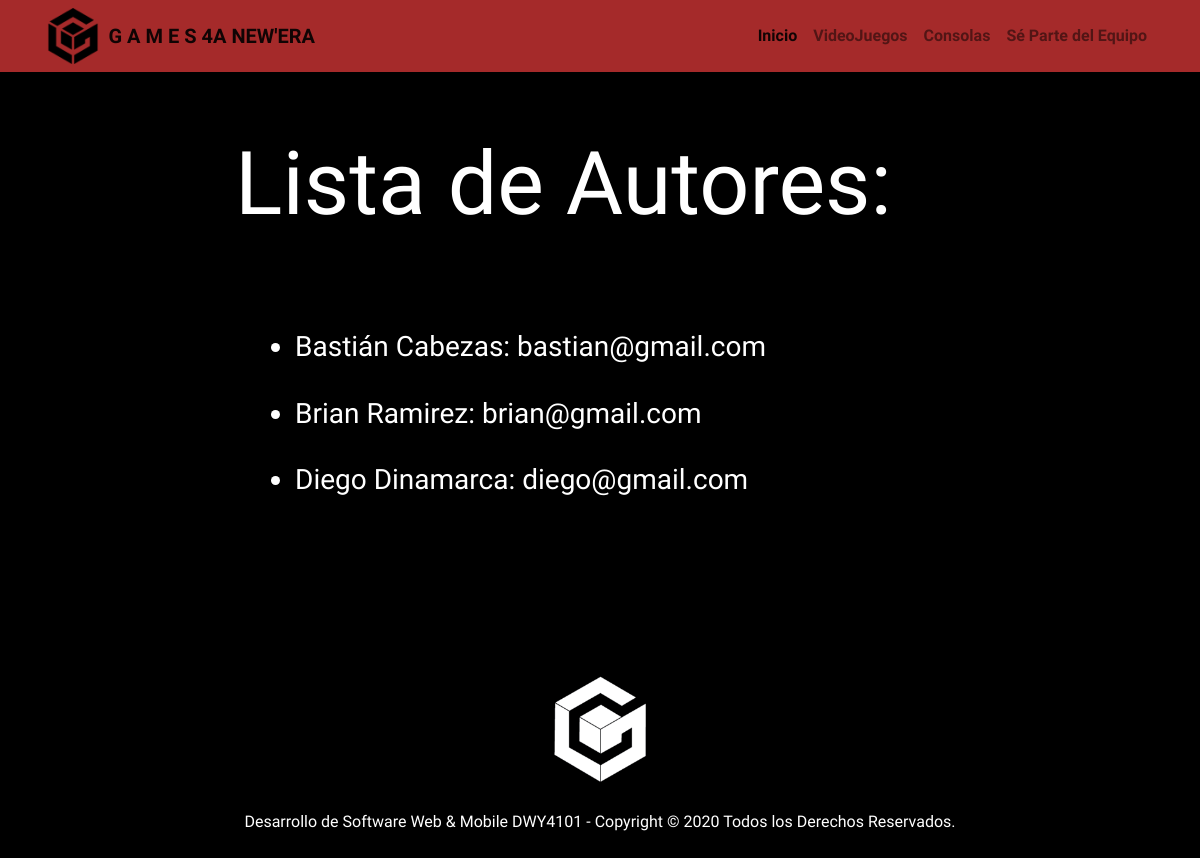
/access/autores/ (signed in), run on an earlier commit of the app's database.
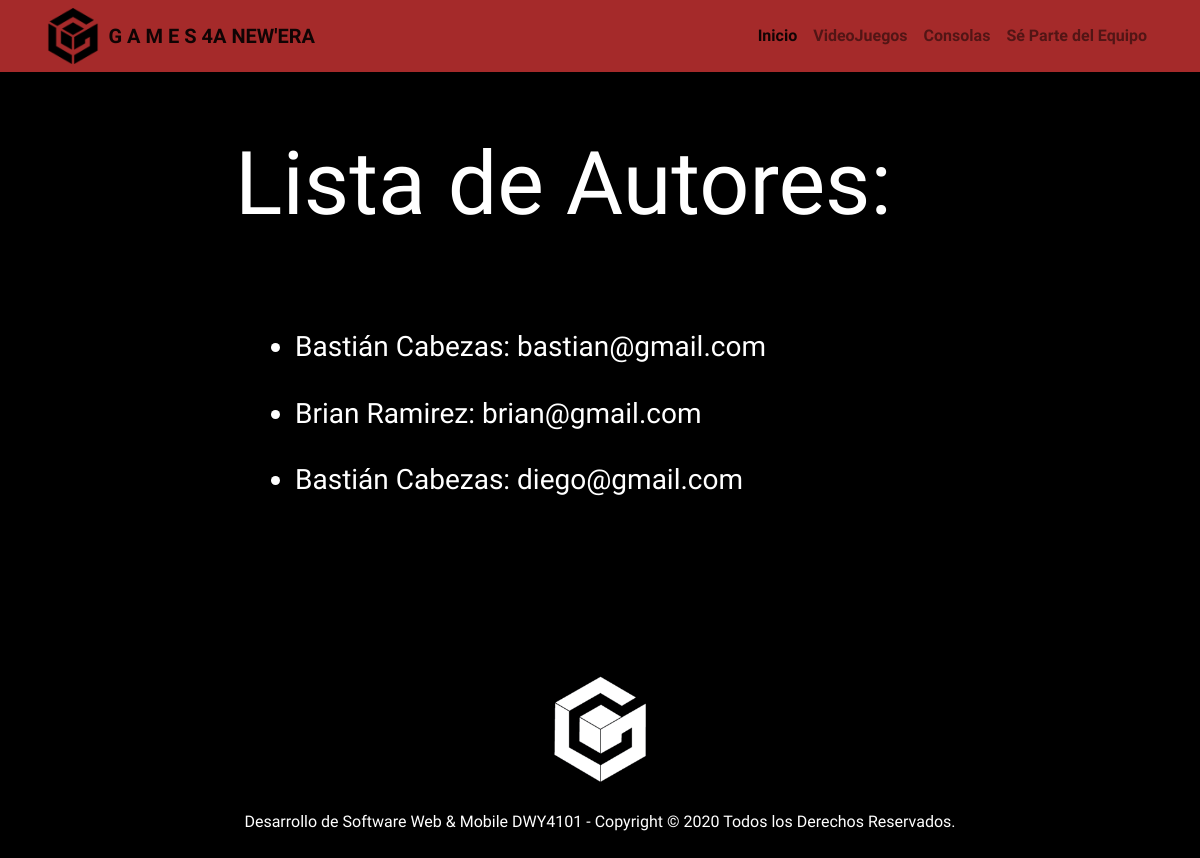
And on a later commit of the database.
### Admin_Noticias/models.py (models this page shows, shortened)
class Autor(models.Model):
    id_autor = models.UUIDField(primary_key = True, default = uuid.uuid4, help_text = 'Indique el ID del Autor de noticia')
    nom_autor = models.CharField(max_length = 25, help_text='Indique el nombre del Autor')
    educacion =  models.ForeignKey('NivelEducacional', on_delete = models.SET_NULL, null= True, blank=True, help_text='Indique el nivel de estudios de Autor')
    numero = models.IntegerField(blank = True, null = True, help_text='Indique el número de contacto del Autor')
    correo = models.EmailField(max_length = 50, error_messages = {"Error": "Digite un formato válido!"}, help_text='Indique el correo del Autor')
    def get_absolute_url(self):
        return reverse('autor_detail', args=[str(self.id_autor)])

### Admin_Noticias/views.py (the view)
# urls.py: path('autores/', views.AutorListView.as_view(), name='autor_list'),
class AutorListView(generic.ListView):
    model = Autor
    template_name = 'templates/admin_noticias/autor_list.html'
    paginate_by = 3

### Admin_Noticias/templates/admin_noticias/autor_list.html (shortened to what this page needs)
{% extends "base_generic.html" %}
{% block content %}
{% if user.is_authenticated  %}{% if user.is_staff %}
<div class="container">
    <div class="row justify-content-center">
        <div class="col-md-8">
            <h1 class="display-2" style="margin-top: 18%; margin-bottom: 10%;">Lista de Autores: </h1>
            <form action="" method="POST">
                <div class="card-body">
                    <div class="form-group">
                        {% if autor_list %}
                        <ul style="margin-bottom: 20%;">
                            {% for autor in autor_list %}
                            <li class="h3">
                                <a href="{{ autor.get_absolute_url }}" class="titulorojo">{{autor.nom_autor}}: </a>{{autor.correo}}<hr>
                            </li>
                            {% endfor %}
                        </ul>
                        {% else %}
                        <h2 class="display-2" style="margin-bottom: 14%;">Lo sentimos, no existen Autores disponibles.</h2>
                        {% endif %}
                    </div>
                </div>
            </form>
        </div>
    </div>
</div>
{% endif %}
{% endif %}
{% endblock %}

### Admin_Noticias/templates/base_generic.html (shortened to what this page needs)
<!DOCTYPE html>
<html lang="es">
  <head>
    {% load static %}
    <link rel="stylesheet" href="https://stackpath.bootstrapcdn.com/bootstrap/4.5.2/css/bootstrap.min.css">
    {% load static %}
    <link rel="stylesheet" href="{% static 'css/main.css' %}">
    {% load static %}
    <link rel="stylesheet" href="{% static 'css/publicidad.css' %}">
  </head>
  <body>
    {% block sidebar %}
    <nav class="navbar navbar-expand-lg navbar-light fixed-top">
      <div class="container">
        {% load static %}
        <img src="{% static 'img/logo.ico' %}" alt="Logotipo" style="width: 5%;" class="mr-2">
       <a class="navbar-brand" href="{% url 'index' %}"><b>G A M E S 4A NEW'ERA</b></a>
       <div class="collapse navbar-collapse" id="navbarNav">
         <ul class="navbar-nav ml-auto">
           <li class="nav-item active">
              <a class="nav-link" href="{% url 'index' %}"><b>Inicio</b></a>
           </li>
            <li class="nav-item">
              <a class="nav-link" href="{% url 'videogames' %}"><b>VideoJuegos</b></a>
            </li>
            <li class="nav-item">
              <a class="nav-link" href="{% url 'consolas' %}"><b>Consolas</b></a>
            </li>
            <li class="nav-item">
              <a class="nav-link" href="{% url 'contacto_create' %}"><b>Sé Parte del Equipo</b></a>
            </li>
          </ul>
        </div>
      </div>
    </nav>
    {% endblock %}
    {% block content %}{% endblock %}
    <footer>
      <div class="container">
        <div class="row">
          <div class="col-md-12">
            {% load static %}
            <img src="{% static 'img/logo-2.png' %}" style="width: 10%;" alt="Logo Página">
            <br><br>
            <p>Desarrollo de Software Web & Mobile DWY4101 - Copyright © 2020 Todos los Derechos Reservados.</p>
          </div>
        </div>
      </div>
    </footer>
  </body>
</html>

### Admin_Noticias/static/css/main.css (style rules this page uses)
body { font-family: 'Kumbh Sans', sans-serif; background: #000000; color: #ffffff; }
img { border-radius: 8px; }
footer { text-align: center; margin-bottom: 30px; }
a { color: #ffffff; }
nav.navbar { background-color: brown; }

What changed in the data, as far as the page shows it:
removed Autor: nom_autor "Diego Dinamarca", correo "diego@gmail.com"
now on this page (row unchanged): Autor: nom_autor "Bastián Cabezas", correo "diego@gmail.com"
